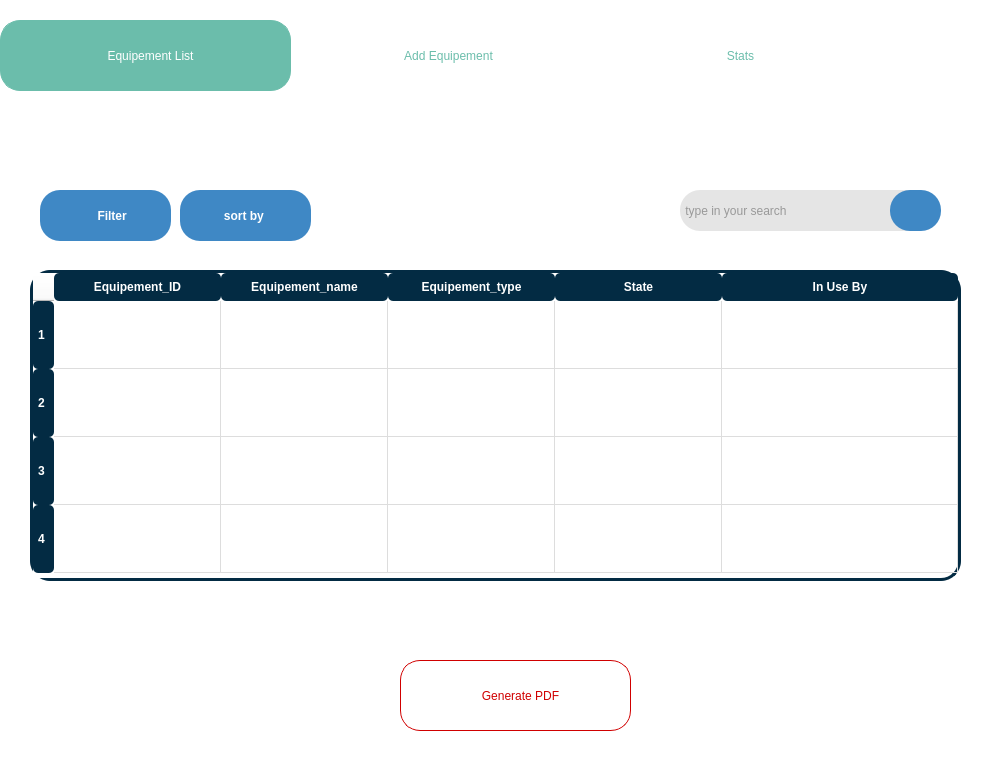
    <widget class="QFrame" name="frame_3">
     <property name="geometry">
      <rect>
       <x>299</x>
       <y>10</y>
       <width>991</width>
       <height>781</height>
      </rect>
     </property>
     <property name="styleSheet">
      <string notr="true">
 /*  background: #032B43;*/
  border: 0px ;
  /*background-color:#3F88C5;*/
background-color:white;
    color: white;
    border-radius: 50px;
</string>
     </property>
     <property name="frameShape">
      <enum>QFrame::StyledPanel</enum>
     </property>
     <property name="frameShadow">
      <enum>QFrame::Raised</enum>
     </property>
     <widget class="QLabel" name="label_3">
      <property name="geometry">
       <rect>
        <x>-240</x>
        <y>480</y>
        <width>56</width>
        <height>16</height>
       </rect>
      </property>
      <property name="styleSheet">
       <string notr="true">image: url(:/Light_ones/icons8-microphone-2-50.png);
background:transparent;
border:0px;</string>
      </property>
      <property name="text">
       <string>TextLabel</string>
      </property>
     </widget>
     <widget class="QTableWidget" name="tableWidget">
      <property name="geometry">
       <rect>
        <x>30</x>
        <y>270</y>
        <width>931</width>
        <height>311</height>
       </rect>
      </property>
      <property name="styleSheet">
       <string notr="true">/* Apply font style to all elements */
* {
  font: 75 12pt &quot;8514oem&quot;;
  border: 0px;
}

/* QTableWidget */
QTableWidget {
  background-color: #white;
  border: 3px solid #032B43;
  border-radius: 20px;
}

/* Header */
QHeaderView::section {
  background-color: #032B43;
  border: none;
  border-radius: 5px;
  font-weight: bold;
  padding: 5px;
  color: white;
}

QTableWidget::item:alternate {
  background-color: #F6F6F6;
  color: white; /* Try changing this to a contrasting color, like white */
}

QTableWidget::item:selected {
  background-color: #032B43;
  color: white; /* Set a contrasting color for selected items */
}

/* Grid Lines */
QTableView {
  gridline-color: #DDDDDD;
  grid-width: 1px; /* Corrected property name */
}

/* Scrollbar */
QScrollBar:vertical {
  background-color: #F2F2F2;
  border: none;
  width: 12px;
}

QScrollBar::handle:vertical {
  background-color: #3F88C5;
  border-radius: 5px;
  min-height: 20px;
}

QScrollBar::handle:vertical:hover {
  background-color: #032B43;
}

QScrollBar::add-line:vertical,
QScrollBar::sub-line:vertical {
  border: none;
  background: none;
}

QScrollBar::add-page:vertical,
QScrollBar::sub-page:vertical {
  background: none;
}

QScrollBar:horizontal {
  background-color: #F2F2F2;
  border: none;
  height: 12px;
}

QScrollBar::handle:horizontal {
  background-color: #3F88C5;
  border-radius: 5px;
  min-width: 20px;
}

QScrollBar::handle:horizontal:hover {
  background-color: #032B43;
}

QScrollBar::add-line:horizontal,
QScrollBar::sub-line:horizontal {
  border: none;
  background: none;
}

QScrollBar::add-page:horizontal,
QScrollBar::sub-page:horizontal {
  background: none;
}</string>
      </property>
      <property name="sizeAdjustPolicy">
       <enum>QAbstractScrollArea::AdjustToContents</enum>
      </property>
      <property name="gridStyle">
       <enum>Qt::SolidLine</enum>
      </property>
      <property name="rowCount">
       <number>4</number>
      </property>
      <attribute name="horizontalHeaderMinimumSectionSize">
       <number>48</number>
      </attribute>
      <attribute name="horizontalHeaderDefaultSectionSize">
       <number>167</number>
      </attribute>
      <attribute name="horizontalHeaderShowSortIndicator" stdset="0">
       <bool>true</bool>
      </attribute>
      <attribute name="horizontalHeaderStretchLastSection">
       <bool>true</bool>
      </attribute>
      <attribute name="verticalHeaderCascadingSectionResizes">
       <bool>true</bool>
      </attribute>
      <attribute name="verticalHeaderDefaultSectionSize">
       <number>68</number>
      </attribute>
      <row/>
      <row/>
      <row/>
      <row/>
      <column>
       <property name="text">
        <string>Equipement_ID</string>
       </property>
      </column>
      <column>
       <property name="text">
        <string>Equipement_name</string>
       </property>
      </column>
      <column>
       <property name="text">
        <string>Equipement_type</string>
       </property>
      </column>
      <column>
       <property name="text">
        <string>State</string>
       </property>
      </column>
      <column>
       <property name="text">
        <string>In Use By</string>
       </property>
      </column>
      <item row="0" column="0">
       <property name="text">
        <string>Guest1</string>
       </property>
      </item>
     </widget>
     <widget class="QToolButton" name="toolButton">
      <property name="geometry">
       <rect>
        <x>890</x>
        <y>190</y>
        <width>51</width>
        <height>41</height>
       </rect>
      </property>
      <property name="styleSheet">
       <string notr="true">
    QToolButton {
        background-color: #3F88C5;
        border: none;
        color: white;
        font-weight: bold;
        padding: 5px;
        width: 30px;
        height: 30px;
        border-radius: 20px;
		image:url(:/Dark_ones /magnifier.png);
    }
    QToolButton::menu-indicator {
        image:none;
    }
</string>
      </property>
      <property name="text">
       <string/>
      </property>
     </widget>
     <widget class="QLineEdit" name="lineEdit">
      <property name="geometry">
       <rect>
        <x>680</x>
        <y>190</y>
        <width>251</width>
        <height>41</height>
       </rect>
      </property>
      <property name="styleSheet">
       <string notr="true">border-radius:20px;
background:rgb(229, 229, 229);
color:#999999;
font: 8pt &quot;8514oem&quot;;</string>
      </property>
      <property name="text">
       <string> type in your search</string>
      </property>
     </widget>
     <widget class="QToolButton" name="toolButton_2">
      <property name="geometry">
       <rect>
        <x>40</x>
        <y>190</y>
        <width>131</width>
        <height>51</height>
       </rect>
      </property>
      <property name="cursor">
       <cursorShape>PointingHandCursor</cursorShape>
      </property>
      <property name="styleSheet">
       <string notr="true">
    QToolButton {
        background-color: #3F88C5;
        border: none;
        color: white;
        font-weight: bold;
        padding: 5px;
        width: 30px;
        height: 30px;
        border-radius: 20px;
font: 75 12pt &quot;8514oem&quot;;

    }
    QToolButton::menu-indicator {
        image: none;
    }</string>
      </property>
      <property name="text">
       <string>    Filter</string>
      </property>
     </widget>
     <widget class="QLabel" name="label_15">
      <property name="geometry">
       <rect>
        <x>390</x>
        <y>670</y>
        <width>91</width>
        <height>41</height>
       </rect>
      </property>
      <property name="styleSheet">
       <string notr="true">QLabel{
image:url(:/Dark_ones /pdf.png);
background:transparent;
}
</string>
      </property>
      <property name="text">
       <string/>
      </property>
     </widget>
     <widget class="QPushButton" name="pushButton_2">
      <property name="geometry">
       <rect>
        <x>300</x>
        <y>20</y>
        <width>281</width>
        <height>71</height>
       </rect>
      </property>
      <property name="cursor">
       <cursorShape>PointingHandCursor</cursorShape>
      </property>
      <property name="styleSheet">
       <string notr="true">QPushButton{color: rgb(107, 189, 171);
border-radius:20px;
border: 0px solid #ffba08;
font: 75 12pt &quot;8514oem&quot;;

}
QPushButton:hover {
    background:rgb(107, 189, 171);
	color:white;
	
}</string>
      </property>
      <property name="text">
       <string>     Add Equipement</string>
      </property>
     </widget>
     <widget class="QPushButton" name="pushButton_3">
      <property name="geometry">
       <rect>
        <x>400</x>
        <y>660</y>
        <width>231</width>
        <height>71</height>
       </rect>
      </property>
      <property name="cursor">
       <cursorShape>PointingHandCursor</cursorShape>
      </property>
      <property name="styleSheet">
       <string notr="true">QPushButton{color:#D00000;
border-radius:20px;
border: 1px solid #D00000;
font: 75 12pt &quot;8514oem&quot;;
}
QPushButton:hover {
    background: #D00000;
	color:white;
	
	
}
</string>
      </property>
      <property name="text">
       <string>   Generate PDF</string>
      </property>
     </widget>
     <widget class="QLabel" name="label_9">
      <property name="geometry">
       <rect>
        <x>300</x>
        <y>20</y>
        <width>61</width>
        <height>61</height>
       </rect>
      </property>
      <property name="styleSheet">
       <string notr="true">image:url(:/Dark_ones /plus.png);
background:transparent;</string>
      </property>
      <property name="text">
       <string/>
      </property>
     </widget>
     <widget class="QPushButton" name="pushButton_5">
      <property name="geometry">
       <rect>
        <x>0</x>
        <y>20</y>
        <width>291</width>
        <height>71</height>
       </rect>
      </property>
      <property name="cursor">
       <cursorShape>PointingHandCursor</cursorShape>
      </property>
      <property name="styleSheet">
       <string notr="true">QPushButton{
border-radius:20px;
border: 1px solid rgb(107, 189, 171);
font: 75 12pt &quot;8514oem&quot;;
  background: rgb(107, 189, 171);
	color:white;

}
</string>
      </property>
      <property name="text">
       <string>   Equipement List</string>
      </property>
     </widget>
     <widget class="QPushButton" name="pushButton_6">
      <property name="geometry">
       <rect>
        <x>590</x>
        <y>20</y>
        <width>301</width>
        <height>71</height>
       </rect>
      </property>
      <property name="cursor">
       <cursorShape>PointingHandCursor</cursorShape>
      </property>
      <property name="styleSheet">
       <string notr="true">QPushButton{color: rgb(107, 189, 171);
border-radius:20px;
border: 0px solid #ffba08;
font: 75 12pt &quot;8514oem&quot;;

}
QPushButton:hover {
    background: rgb(107, 189, 171);
	color:white;
	
}</string>
      </property>
      <property name="text">
       <string>Stats</string>
      </property>
     </widget>
     <widget class="QLabel" name="label_14">
      <property name="geometry">
       <rect>
        <x>-10</x>
        <y>30</y>
        <width>111</width>
        <height>51</height>
       </rect>
      </property>
      <property name="styleSheet">
       <string notr="true">image:url(:/Dark_ones /eye.png);
background:transparent;</string>
      </property>
      <property name="text">
       <string/>
      </property>
     </widget>
     <widget class="QLabel" name="label_16">
      <property name="geometry">
       <rect>
        <x>609</x>
        <y>40</y>
        <width>61</width>
        <height>31</height>
       </rect>
      </property>
      <property name="styleSheet">
       <string notr="true">image:url(:/Dark_ones /stat.png);
background:transparent;</string>
      </property>
      <property name="text">
       <string/>
      </property>
     </widget>
     <widget class="QLabel" name="label_8">
      <property name="geometry">
       <rect>
        <x>30</x>
        <y>200</y>
        <width>71</width>
        <height>31</height>
       </rect>
      </property>
      <property name="styleSheet">
       <string notr="true">image:url(:/Light_ones/filter.png);
background:transparent;</string>
      </property>
      <property name="text">
       <string/>
      </property>
     </widget>
     <widget class="QLabel" name="label_20">
      <property name="geometry">
       <rect>
        <x>850</x>
        <y>330</y>
        <width>161</width>
        <height>31</height>
       </rect>
      </property>
      <property name="styleSheet">
       <string notr="true">image:url(:/Dark_ones /poubelle.png);
background:transparent;</string>
      </property>
      <property name="text">
       <string>TextLabel</string>
      </property>
     </widget>
     <widget class="QLabel" name="label_21">
      <property name="geometry">
       <rect>
        <x>850</x>
        <y>330</y>
        <width>91</width>
        <height>31</height>
       </rect>
      </property>
      <property name="styleSheet">
       <string notr="true">image:url(:/Dark_ones /ajour.png);
background:transparent;</string>
      </property>
      <property name="text">
       <string/>
      </property>
     </widget>
     <widget class="QLabel" name="label_22">
      <property name="geometry">
       <rect>
        <x>850</x>
        <y>390</y>
        <width>161</width>
        <height>31</height>
       </rect>
      </property>
      <property name="styleSheet">
       <string notr="true">image:url(:/Dark_ones /poubelle.png);
background:transparent;</string>
      </property>
      <property name="text">
       <string>TextLabel</string>
      </property>
     </widget>
     <widget class="QLabel" name="label_23">
      <property name="geometry">
       <rect>
        <x>850</x>
        <y>390</y>
        <width>91</width>
        <height>31</height>
       </rect>
      </property>
      <property name="styleSheet">
       <string notr="true">image:url(:/Dark_ones /ajour.png);
background:transparent;</string>
      </property>
      <property name="text">
       <string/>
      </property>
     </widget>
     <widget class="QLabel" name="label_24">
      <property name="geometry">
       <rect>
        <x>850</x>
        <y>460</y>
        <width>161</width>
        <height>31</height>
       </rect>
      </property>
      <property name="styleSheet">
       <string notr="true">image:url(:/Dark_ones /poubelle.png);
background:transparent;</string>
      </property>
      <property name="text">
       <string>TextLabel</string>
      </property>
     </widget>
     <widget class="QLabel" name="label_25">
      <property name="geometry">
       <rect>
        <x>850</x>
        <y>460</y>
        <width>91</width>
        <height>31</height>
       </rect>
      </property>
      <property name="styleSheet">
       <string notr="true">image:url(:/Dark_ones /ajour.png);
background:transparent;</string>
      </property>
      <property name="text">
       <string/>
      </property>
     </widget>
     <widget class="QLabel" name="label_26">
      <property name="geometry">
       <rect>
        <x>850</x>
        <y>530</y>
        <width>161</width>
        <height>31</height>
       </rect>
      </property>
      <property name="styleSheet">
       <string notr="true">image:url(:/Dark_ones /poubelle.png);
background:transparent;</string>
      </property>
      <property name="text">
       <string>TextLabel</string>
      </property>
     </widget>
     <widget class="QLabel" name="label_27">
      <property name="geometry">
       <rect>
        <x>850</x>
        <y>530</y>
        <width>91</width>
        <height>31</height>
       </rect>
      </property>
      <property name="styleSheet">
       <string notr="true">image:url(:/Dark_ones /ajour.png);
background:transparent;</string>
      </property>
      <property name="text">
       <string/>
      </property>
     </widget>
     <widget class="QLabel" name="label_28">
      <property name="geometry">
       <rect>
        <x>870</x>
        <y>610</y>
        <width>81</width>
        <height>51</height>
       </rect>
      </property>
      <property name="styleSheet">
       <string notr="true">image:url(:/Dark_ones /refresh.png);
background:transparent;</string>
      </property>
      <property name="text">
       <string/>
      </property>
     </widget>
     <widget class="QLabel" name="label_18">
      <property name="geometry">
       <rect>
        <x>870</x>
        <y>10</y>
        <width>131</width>
        <height>61</height>
       </rect>
      </property>
      <property name="styleSheet">
       <string notr="true">image:url(:/Dark_ones /profile_dark.png);
background:transparent;</string>
      </property>
      <property name="text">
       <string/>
      </property>
     </widget>
     <widget class="QToolButton" name="toolButton_3">
      <property name="geometry">
       <rect>
        <x>180</x>
        <y>190</y>
        <width>131</width>
        <height>51</height>
       </rect>
      </property>
      <property name="cursor">
       <cursorShape>PointingHandCursor</cursorShape>
      </property>
      <property name="styleSheet">
       <string notr="true">
    QToolButton {
        background-color: #3F88C5;
        border: none;
        color: white;
        font-weight: bold;
        padding: 5px;
        width: 30px;
        height: 30px;
        border-radius: 20px;
font: 75 12pt &quot;8514oem&quot;;

    }
    QToolButton::menu-indicator {
        image: none;
    }</string>
      </property>
      <property name="text">
       <string>sort by </string>
      </property>
     </widget>
     <widget class="QLabel" name="label_19">
      <property name="geometry">
       <rect>
        <x>820</x>
        <y>330</y>
        <width>81</width>
        <height>31</height>
       </rect>
      </property>
      <property name="styleSheet">
       <string notr="true">image:url(:/Dark_ones /qr_code.png);
background:transparent;</string>
      </property>
      <property name="text">
       <string/>
      </property>
     </widget>
     <widget class="QLabel" name="label_30">
      <property name="geometry">
       <rect>
        <x>820</x>
        <y>390</y>
        <width>81</width>
        <height>31</height>
       </rect>
      </property>
      <property name="styleSheet">
       <string notr="true">image:url(:/Dark_ones /qr_code.png);
background:transparent;</string>
      </property>
      <property name="text">
       <string/>
      </property>
     </widget>
     <widget class="QLabel" name="label_31">
      <property name="geometry">
       <rect>
        <x>820</x>
        <y>460</y>
        <width>81</width>
        <height>31</height>
       </rect>
      </property>
      <property name="styleSheet">
       <string notr="true">image:url(:/Dark_ones /qr_code.png);
background:transparent;</string>
      </property>
      <property name="text">
       <string/>
      </property>
     </widget>
     <widget class="QLabel" name="label_32">
      <property name="geometry">
       <rect>
        <x>820</x>
        <y>530</y>
        <width>81</width>
        <height>31</height>
       </rect>
      </property>
      <property name="styleSheet">
       <string notr="true">image:url(:/Dark_ones /qr_code.png);
background:transparent;</string>
      </property>
      <property name="text">
       <string/>
      </property>
     </widget>
     <zorder>pushButton_6</zorder>
     <zorder>pushButton_5</zorder>
     <zorder>pushButton_2</zorder>
     <zorder>lineEdit</zorder>
     <zorder>label_3</zorder>
     <zorder>tableWidget</zorder>
     <zorder>toolButton</zorder>
     <zorder>toolButton_2</zorder>
     <zorder>pushButton_3</zorder>
     <zorder>label_15</zorder>
     <zorder>label_9</zorder>
     <zorder>label_14</zorder>
     <zorder>label_16</zorder>
     <zorder>label_8</zorder>
     <zorder>label_20</zorder>
     <zorder>label_21</zorder>
     <zorder>label_22</zorder>
     <zorder>label_23</zorder>
     <zorder>label_24</zorder>
     <zorder>label_25</zorder>
     <zorder>label_26</zorder>
     <zorder>label_27</zorder>
     <zorder>label_28</zorder>
     <zorder>label_18</zorder>
     <zorder>toolButton_3</zorder>
     <zorder>label_19</zorder>
     <zorder>label_30</zorder>
     <zorder>label_31</zorder>
     <zorder>label_32</zorder>
    </widget>
